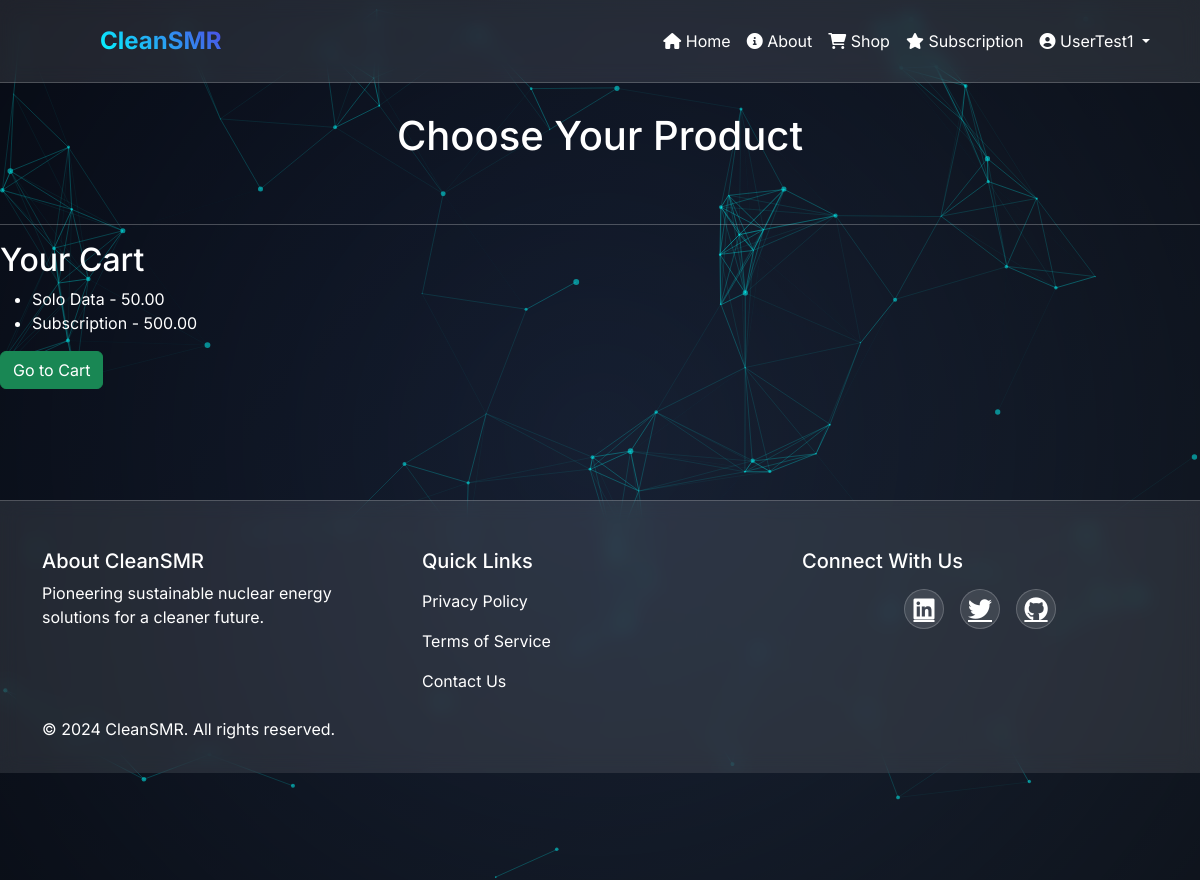
Screenshot of /website/shop/ (signed in) with the database file from the repository.
### website/models.py (models this page shows, shortened)
class User(AbstractBaseUser, PermissionsMixin):
    email = models.EmailField(unique=True)
    username = models.CharField(max_length=100, unique=True)
    phone = models.CharField(max_length=15, unique=True)
    is_active = models.BooleanField(default=True)
    is_staff = models.BooleanField(default=False)
    date_joined = models.DateTimeField(default=timezone.now)
    last_login = models.DateTimeField(blank=True, null=True)
    two_factor_enabled = models.BooleanField(default=False)
    two_factor_secret = models.CharField(max_length=32, blank=True, null=True)
    objects = CustomUserManager()
    USERNAME_FIELD = 'username'
    EMAIL_FIELD = 'email'
    REQUIRED_FIELDS = ['email', 'phone']
    class Meta:
        verbose_name = 'User'
        verbose_name_plural = 'Users'

class Reactor(models.Model):
    user = models.OneToOneField(User, on_delete=models.CASCADE, null=True)
    name = models.CharField(max_length=100)
    description = models.TextField()
    price = models.DecimalField(max_digits=10, decimal_places=2)
    stripe_product_id = models.CharField(max_length=100, blank=True, null=True)

### website/views.py (the view, shortened to what this page needs)
# urls.py: path('shop/', views.reactor_shop, name='shop'),
@login_required
def reactor_shop(request):
    stripe.api_key = settings.STRIPE_SECRET_KEY
    products = stripe.Product.list()  # Retrieve all active products
    reactors = []
    cart, created = Cart.objects.get_or_create(user=request.user)
    cart_items = cart.items.all()
    return render(request, 'shop/reactor-shop.html', {
        'reactors': reactors,
        'cart_items': cart_items,
        'STRIPE_PUBLIC_KEY': settings.STRIPE_PUBLIC_KEY
    })

### website/templates/shop/reactor-shop.html (shortened to what this page needs)
{% extends 'base.html' %}
{% load static %}
{% block content %}
<div class="subscription-container">
    <h1 class="text-center mb-5">Choose Your Product</h1>
    <hr>
    <h2>Your Cart</h2>
    <div class="cart-section">
        {% if cart_items %}
        <ul>
            {% for item in cart_items %}
            <li>{{ item.name }} - {{ item.price }}</li>
            {% endfor %}
        </ul>
        <a href="{% url 'cart-view' %}" class="btn btn-success">Go to Cart</a>
        {% else %}
        <p>Your cart is empty.</p>
        {% endif %}
    </div>
</div>
{% endblock %}

### website/templates/base.html (shortened to what this page needs)
{% load static %}
<!DOCTYPE html>
<html lang="en">
<head>
    <link rel="stylesheet" href="https://cdnjs.cloudflare.com/ajax/libs/font-awesome/6.0.0/css/all.min.css">
    <link href="https://cdn.jsdelivr.net/npm/bootstrap@5.3.0/dist/css/bootstrap.min.css" rel="stylesheet">
    <link href="https://unpkg.com/aos@2.3.1/dist/aos.css" rel="stylesheet">
    <link rel="stylesheet" href="{% static 'css/styles.css' %}">
    <link rel="stylesheet" href="{% static 'css/about.css' %}">
</head>
<body>
    <div id="particles-js"></div>
    <header class="glass-nav">
        <div class="container">
            <nav class="navbar navbar-expand-lg">
                <div class="navbar-brand" data-aos="fade-right">
                    <img src="{% static 'images/logo.png' %}" alt="CleanSMR" class="logo">
                    <span class="brand-text">CleanSMR</span>
                </div>
                <div class="collapse navbar-collapse" id="navbarNav">
                    <ul class="navbar-nav ms-auto">
                        <li class="nav-item" data-aos="fade-down" data-aos-delay="100">
                            <a class="nav-link hover-underline" href="{% url 'index' %}">
                                <i class="fas fa-home"></i> Home
                            </a>
                        </li>
                        <li class="nav-item" data-aos="fade-down" data-aos-delay="200">
                            <a class="nav-link hover-underline" href="{% url 'about' %}">
                                <i class="fas fa-info-circle"></i> About
                            </a>
                        </li>
                        <li class="nav-item" data-aos="fade-down" data-aos-delay="300">
                            <a class="nav-link hover-underline" href="{% url 'shop' %}">
                                <i class="fas fa-shopping-cart"></i> Shop
                            </a>
                        </li>
                        <li class="nav-item" data-aos="fade-down" data-aos-delay="400">
                            <a class="nav-link hover-underline" href="{% url 'subscription' %}">
                                <i class="fas fa-star"></i> Subscription
                            </a>
                        </li>
                        {% if user.is_authenticated %}
                        <li class="nav-item dropdown" data-aos="fade-down" data-aos-delay="500">
                            <a class="nav-link dropdown-toggle" href="#" id="navbarDropdown" role="button" data-bs-toggle="dropdown" aria-expanded="false">
                                <i class="fas fa-user-circle"></i> {{ user.username }}
                            </a>
                                </a></li>
                            </ul>
                        {% endif %}
                </div>
            </nav>
        </div>
    </header>
    <main class="main-content">
        {% block content %}{% endblock %}
    </main>
    <footer class="glass-footer">
        <div class="container">
            <div class="row">
                <div class="col-md-4" data-aos="fade-up">
                    <h5>About CleanSMR</h5>
                    <p>Pioneering sustainable nuclear energy solutions for a cleaner future.</p>
                </div>
                <div class="col-md-4" data-aos="fade-up" data-aos-delay="100">
                    <h5>Quick Links</h5>
                    <ul class="footer-links">
                        <li><a href="{% url 'index' %}">Privacy Policy</a></li>
                        <li><a href="{% url 'index' %}">Terms of Service</a></li>
                        <li><a href="{% url 'index' %}">Contact Us</a></li>
                    </ul>
                </div>
                <div class="col-md-4" data-aos="fade-up" data-aos-delay="200">
                    <h5>Connect With Us</h5>
                    <div class="social-links">
                        <a href="#" class="social-link"><i class="fab fa-linkedin"></i></a>
                        <a href="#" class="social-link"><i class="fab fa-twitter"></i></a>
                        <a href="#" class="social-link"><i class="fab fa-github"></i></a>
                    </div>
                </div>
            </div>
            <div class="footer-bottom">
                <p>&copy; 2024 CleanSMR. All rights reserved.</p>
            </div>
        </div>
    </footer>
</body>
</html>

### website/static/css/styles.css (style rules this page uses)
:root { --primary: #00ffff; --secondary: #4f46e5; --dark: rgb(15, 23, 42); --light: #ffffff; --glass: rgba(255, 255, 255, 0.1); --glass-border: rgba(255, 255, 255, 0.2); --transition: all 0.3s ease; }
html { scroll-behavior: smooth; scroll-padding-top: 80px; }
body { font-family: 'Inter', sans-serif; background: linear-gradient(135deg, var(--dark), #1e293b); color: var(--light); min-height: 100vh; position: relative; overflow-x: hidden; margin: 0; }
#particles-js { position: fixed; width: 100%; height: 100%; top: 0; left: 0; z-index: 0; }
.glass-nav { background: var(--glass); backdrop-filter: blur(10px); -webkit-backdrop-filter: blur(10px); border-bottom: 1px solid var(--glass-border); position: fixed; width: 100%; top: 0; z-index: 1000; transition: var(--transition); padding: 0.5rem 0; }
.navbar-brand { display: flex; align-items: center; gap: 1rem; }
.logo { height: 40px; width: auto; transition: transform 0.3s ease; }
.brand-text { font-size: 1.5rem; font-weight: 700; background: linear-gradient(45deg, var(--primary), var(--secondary)); -webkit-background-clip: text; background-clip: text; -webkit-text-fill-color: transparent; }
.nav-link { color: var(--light) !important; position: relative; padding: 0.5rem 1rem; transition: var(--transition); }
.hover-underline::after { content: ''; position: absolute; width: 0; height: 2px; bottom: 0; left: 50%; background: var(--primary); transition: var(--transition); }
.main-content { margin-top: 80px; padding: 2rem 0; min-height: calc(100vh - 80px - 300px); position: relative; z-index: 1; }
.glass-footer { background: var(--glass); backdrop-filter: blur(10px); border-top: 1px solid var(--glass-border); padding: 3rem 0 1rem; position: relative; z-index: 1; }
.footer-links { list-style: none; padding: 0; }
.footer-links a { color: var(--light); text-decoration: none; transition: var(--transition); display: block; padding: 0.5rem 0; }
.social-links { display: flex; gap: 1rem; }
.social-link { color: var(--light); font-size: 1.5rem; transition: var(--transition); width: 40px; height: 40px; display: flex; align-items: center; justify-content: center; border-radius: 50%; background: var(--glass); border: 1px solid var(--glass-border); }

### website/static/css/about.css (style rules this page uses)
.social-links { display: flex; justify-content: center; gap: 1rem; margin-top: 1rem; }

### rows the page displays
User: username "UserTest1"
Reactor: name "Solo Data", price "50.00"
Reactor: name "Subscription", price "500.00"
